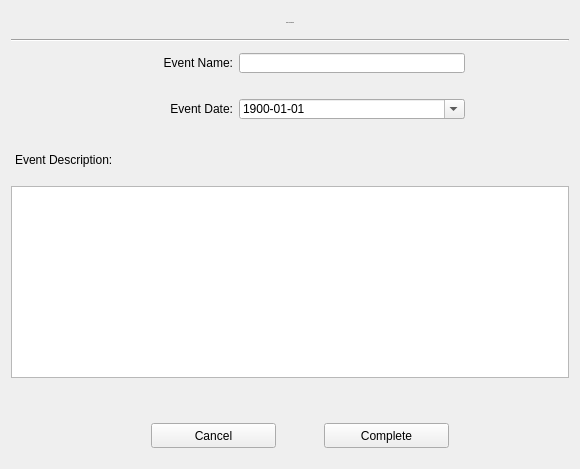
      <widget class="QWidget" name="page_create_event">
       <layout class="QGridLayout" name="gridLayout_13">
        <item row="6" column="0" colspan="3">
         <widget class="QLabel" name="label_6">
          <property name="minimumSize">
           <size>
            <width>0</width>
            <height>20</height>
           </size>
          </property>
          <property name="text">
           <string>Event Description:</string>
          </property>
          <property name="indent">
           <number>4</number>
          </property>
         </widget>
        </item>
        <item row="10" column="0" colspan="3">
         <widget class="QWidget" name="widget_event_scheduling_btn_container" native="true">
          <property name="minimumSize">
           <size>
            <width>558</width>
            <height>44</height>
           </size>
          </property>
          <property name="maximumSize">
           <size>
            <width>16777215</width>
            <height>45</height>
           </size>
          </property>
          <property name="styleSheet">
           <string notr="true">QPushButton[objectName=&quot;btn_event_scheduling_complete&quot;] {
	border: 2px solid #98FB98;
	background-color: #98FB98;
}

QPushButton[objectName=&quot;btn_event_scheduling_cancel&quot;] {
	border: 2px solid #808080;
	background-color: #808080;
	color: #f0f0f0;
}

QPushButton[objectName=&quot;btn_event_scheduling_complete&quot;]::hover {
	border: 2px solid #84E784;
	background-color: #84E784;
}

QPushButton[objectName=&quot;btn_event_scheduling_cancel&quot;]::hover{
	border: 2px solid #585858;
	background-color: #585858;
}

QPushButton[objectName=&quot;btn_event_scheduling_complete&quot;]::pressed {
	border: 2px solid #5CBF5C;
	background-color: #5CBF5C;
}

QPushButton[objectName=&quot;btn_event_scheduling_cancel&quot;]::pressed{
	border: 2px solid #444444;
	background-color: #444444;
}</string>
          </property>
          <layout class="QHBoxLayout" name="horizontalLayout_45">
           <item>
            <spacer name="horizontalSpacer_34">
             <property name="orientation">
              <enum>Qt::Horizontal</enum>
             </property>
             <property name="sizeHint" stdset="0">
              <size>
               <width>131</width>
               <height>20</height>
              </size>
             </property>
            </spacer>
           </item>
           <item>
            <widget class="QPushButton" name="btn_event_scheduling_cancel">
             <property name="minimumSize">
              <size>
               <width>125</width>
               <height>25</height>
              </size>
             </property>
             <property name="maximumSize">
              <size>
               <width>16777215</width>
               <height>25</height>
              </size>
             </property>
             <property name="cursor">
              <cursorShape>PointingHandCursor</cursorShape>
             </property>
             <property name="text">
              <string>Cancel</string>
             </property>
             <property name="icon">
              <iconset resource="../icons_source.qrc">
               <normaloff>:/newSource/icons/cancel.png</normaloff>:/newSource/icons/cancel.png</iconset>
             </property>
            </widget>
           </item>
           <item>
            <spacer name="horizontalSpacer_35">
             <property name="orientation">
              <enum>Qt::Horizontal</enum>
             </property>
             <property name="sizeHint" stdset="0">
              <size>
               <width>15</width>
               <height>20</height>
              </size>
             </property>
            </spacer>
           </item>
           <item>
            <widget class="QPushButton" name="btn_event_scheduling_complete">
             <property name="minimumSize">
              <size>
               <width>125</width>
               <height>25</height>
              </size>
             </property>
             <property name="maximumSize">
              <size>
               <width>16777215</width>
               <height>25</height>
              </size>
             </property>
             <property name="cursor">
              <cursorShape>PointingHandCursor</cursorShape>
             </property>
             <property name="text">
              <string>Complete</string>
             </property>
             <property name="icon">
              <iconset resource="../icons_source.qrc">
               <normaloff>:/newSource/icons/complete.png</normaloff>:/newSource/icons/complete.png</iconset>
             </property>
            </widget>
           </item>
           <item>
            <spacer name="horizontalSpacer_36">
             <property name="orientation">
              <enum>Qt::Horizontal</enum>
             </property>
             <property name="sizeHint" stdset="0">
              <size>
               <width>111</width>
               <height>20</height>
              </size>
             </property>
            </spacer>
           </item>
          </layout>
         </widget>
        </item>
        <item row="4" column="0">
         <spacer name="horizontalSpacer_29">
          <property name="orientation">
           <enum>Qt::Horizontal</enum>
          </property>
          <property name="sizeType">
           <enum>QSizePolicy::Maximum</enum>
          </property>
          <property name="sizeHint" stdset="0">
           <size>
            <width>88</width>
            <height>20</height>
           </size>
          </property>
         </spacer>
        </item>
        <item row="4" column="2">
         <spacer name="horizontalSpacer_30">
          <property name="orientation">
           <enum>Qt::Horizontal</enum>
          </property>
          <property name="sizeType">
           <enum>QSizePolicy::Maximum</enum>
          </property>
          <property name="sizeHint" stdset="0">
           <size>
            <width>98</width>
            <height>20</height>
           </size>
          </property>
         </spacer>
        </item>
        <item row="8" column="0" colspan="3">
         <widget class="QTextEdit" name="textEdit_event_description"/>
        </item>
        <item row="2" column="2">
         <spacer name="horizontalSpacer_28">
          <property name="orientation">
           <enum>Qt::Horizontal</enum>
          </property>
          <property name="sizeType">
           <enum>QSizePolicy::Maximum</enum>
          </property>
          <property name="sizeHint" stdset="0">
           <size>
            <width>98</width>
            <height>20</height>
           </size>
          </property>
         </spacer>
        </item>
        <item row="9" column="1">
         <spacer name="verticalSpacer_17">
          <property name="orientation">
           <enum>Qt::Vertical</enum>
          </property>
          <property name="sizeType">
           <enum>QSizePolicy::Fixed</enum>
          </property>
          <property name="sizeHint" stdset="0">
           <size>
            <width>20</width>
            <height>30</height>
           </size>
          </property>
         </spacer>
        </item>
        <item row="4" column="1">
         <layout class="QHBoxLayout" name="horizontalLayout_44">
          <item>
           <widget class="QLabel" name="lbl_event_scheduling_event_date_icon">
            <property name="minimumSize">
             <size>
              <width>30</width>
              <height>30</height>
             </size>
            </property>
            <property name="maximumSize">
             <size>
              <width>30</width>
              <height>30</height>
             </size>
            </property>
            <property name="text">
             <string/>
            </property>
            <property name="pixmap">
             <pixmap resource="../icons_source.qrc">:/newSource/icons/calendar.png</pixmap>
            </property>
            <property name="scaledContents">
             <bool>true</bool>
            </property>
           </widget>
          </item>
          <item>
           <widget class="QLabel" name="lbl_event_scheduling_event_date">
            <property name="minimumSize">
             <size>
              <width>92</width>
              <height>16</height>
             </size>
            </property>
            <property name="maximumSize">
             <size>
              <width>92</width>
              <height>16</height>
             </size>
            </property>
            <property name="text">
             <string>Event Date:</string>
            </property>
            <property name="alignment">
             <set>Qt::AlignRight|Qt::AlignTrailing|Qt::AlignVCenter</set>
            </property>
           </widget>
          </item>
          <item>
           <widget class="QDateEdit" name="dateEdit_event_date">
            <property name="minimumSize">
             <size>
              <width>200</width>
              <height>20</height>
             </size>
            </property>
            <property name="maximumSize">
             <size>
              <width>16777215</width>
              <height>20</height>
             </size>
            </property>
            <property name="font">
             <font>
              <pointsize>9</pointsize>
             </font>
            </property>
            <property name="dateTime">
             <datetime>
              <hour>0</hour>
              <minute>0</minute>
              <second>0</second>
              <year>1900</year>
              <month>1</month>
              <day>1</day>
             </datetime>
            </property>
            <property name="minimumDate">
             <date>
              <year>1900</year>
              <month>1</month>
              <day>1</day>
             </date>
            </property>
            <property name="displayFormat">
             <string>yyyy-MM-dd</string>
            </property>
            <property name="calendarPopup">
             <bool>true</bool>
            </property>
           </widget>
          </item>
         </layout>
        </item>
        <item row="1" column="0" colspan="3">
         <widget class="Line" name="line_5">
          <property name="minimumSize">
           <size>
            <width>550</width>
            <height>3</height>
           </size>
          </property>
          <property name="orientation">
           <enum>Qt::Horizontal</enum>
          </property>
         </widget>
        </item>
        <item row="0" column="0" colspan="3">
         <widget class="QLabel" name="lbl_event_scheduling_header">
          <property name="minimumSize">
           <size>
            <width>558</width>
            <height>22</height>
           </size>
          </property>
          <property name="maximumSize">
           <size>
            <width>16777215</width>
            <height>22</height>
           </size>
          </property>
          <property name="font">
           <font>
            <family>Segoe Print</family>
            <pointsize>-1</pointsize>
            <weight>50</weight>
            <italic>false</italic>
            <bold>false</bold>
           </font>
          </property>
          <property name="text">
           <string>Event Scheduling</string>
          </property>
          <property name="alignment">
           <set>Qt::AlignCenter</set>
          </property>
         </widget>
        </item>
        <item row="5" column="1">
         <spacer name="verticalSpacer_15">
          <property name="orientation">
           <enum>Qt::Vertical</enum>
          </property>
          <property name="sizeType">
           <enum>QSizePolicy::Fixed</enum>
          </property>
          <property name="sizeHint" stdset="0">
           <size>
            <width>20</width>
            <height>20</height>
           </size>
          </property>
         </spacer>
        </item>
        <item row="2" column="1">
         <layout class="QHBoxLayout" name="horizontalLayout_43">
          <item>
           <widget class="QLabel" name="lbl_event_scheduling_event_name_icon">
            <property name="minimumSize">
             <size>
              <width>30</width>
              <height>30</height>
             </size>
            </property>
            <property name="maximumSize">
             <size>
              <width>30</width>
              <height>30</height>
             </size>
            </property>
            <property name="text">
             <string/>
            </property>
            <property name="pixmap">
             <pixmap resource="../icons_source.qrc">:/newSource/icons/event_name.png</pixmap>
            </property>
            <property name="scaledContents">
             <bool>true</bool>
            </property>
           </widget>
          </item>
          <item>
           <widget class="QLabel" name="lbl_event_scheduling_event_name">
            <property name="minimumSize">
             <size>
              <width>92</width>
              <height>16</height>
             </size>
            </property>
            <property name="maximumSize">
             <size>
              <width>92</width>
              <height>16</height>
             </size>
            </property>
            <property name="text">
             <string>Event Name:</string>
            </property>
            <property name="alignment">
             <set>Qt::AlignRight|Qt::AlignTrailing|Qt::AlignVCenter</set>
            </property>
           </widget>
          </item>
          <item>
           <widget class="QLineEdit" name="lineEdit_event_name">
            <property name="minimumSize">
             <size>
              <width>200</width>
              <height>20</height>
             </size>
            </property>
            <property name="maximumSize">
             <size>
              <width>16777215</width>
              <height>20</height>
             </size>
            </property>
            <property name="font">
             <font>
              <pointsize>9</pointsize>
             </font>
            </property>
            <property name="clearButtonEnabled">
             <bool>true</bool>
            </property>
           </widget>
          </item>
         </layout>
        </item>
        <item row="7" column="1">
         <spacer name="verticalSpacer_16">
          <property name="orientation">
           <enum>Qt::Vertical</enum>
          </property>
          <property name="sizeType">
           <enum>QSizePolicy::Fixed</enum>
          </property>
          <property name="sizeHint" stdset="0">
           <size>
            <width>20</width>
            <height>10</height>
           </size>
          </property>
         </spacer>
        </item>
        <item row="2" column="0">
         <spacer name="horizontalSpacer_24">
          <property name="orientation">
           <enum>Qt::Horizontal</enum>
          </property>
          <property name="sizeType">
           <enum>QSizePolicy::Maximum</enum>
          </property>
          <property name="sizeHint" stdset="0">
           <size>
            <width>88</width>
            <height>20</height>
           </size>
          </property>
         </spacer>
        </item>
        <item row="3" column="1">
         <spacer name="verticalSpacer_18">
          <property name="orientation">
           <enum>Qt::Vertical</enum>
          </property>
          <property name="sizeType">
           <enum>QSizePolicy::Fixed</enum>
          </property>
          <property name="sizeHint" stdset="0">
           <size>
            <width>20</width>
            <height>10</height>
           </size>
          </property>
         </spacer>
        </item>
       </layout>
      </widget>
